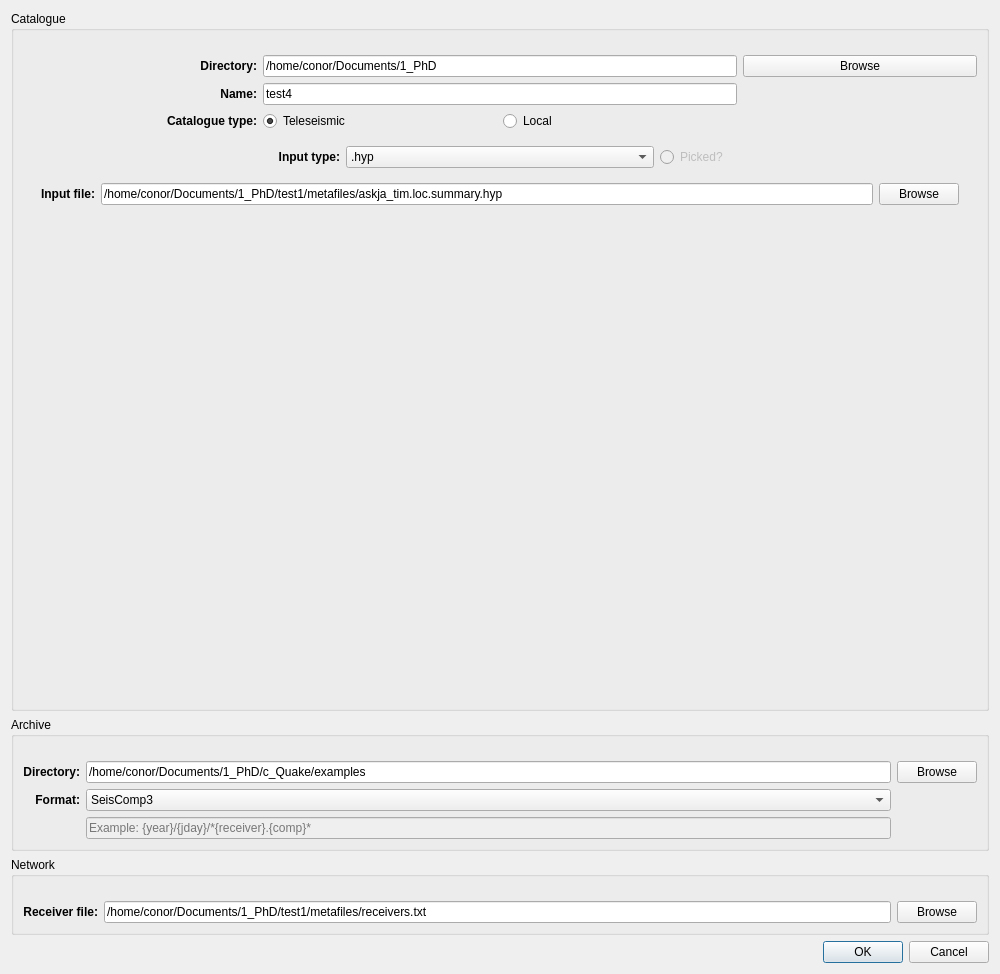
<?xml version="1.0" encoding="UTF-8"?>
<ui version="4.0">
 <class>Dialog</class>
 <widget class="QDialog" name="Dialog">
  <property name="geometry">
   <rect>
    <x>0</x>
    <y>0</y>
    <width>1000</width>
    <height>974</height>
   </rect>
  </property>
  <property name="sizePolicy">
   <sizepolicy hsizetype="Preferred" vsizetype="Preferred">
    <horstretch>0</horstretch>
    <verstretch>0</verstretch>
   </sizepolicy>
  </property>
  <property name="maximumSize">
   <size>
    <width>1000</width>
    <height>1000</height>
   </size>
  </property>
  <property name="windowTitle">
   <string>Dialog</string>
  </property>
  <layout class="QGridLayout" name="gridLayout_2">
   <item row="10" column="1" colspan="3">
    <widget class="QDialogButtonBox" name="uiButtonBox">
     <property name="orientation">
      <enum>Qt::Horizontal</enum>
     </property>
     <property name="standardButtons">
      <set>QDialogButtonBox::Cancel|QDialogButtonBox::Ok</set>
     </property>
     <property name="centerButtons">
      <bool>false</bool>
     </property>
    </widget>
   </item>
   <item row="0" column="0" colspan="4">
    <widget class="QGroupBox" name="groupBox">
     <property name="title">
      <string>Catalogue</string>
     </property>
     <layout class="QGridLayout" name="gridLayout">
      <property name="topMargin">
       <number>24</number>
      </property>
      <item row="1" column="2" colspan="2">
       <widget class="QLineEdit" name="uiCatalogueNameInput">
        <property name="text">
         <string>test4</string>
        </property>
       </widget>
      </item>
      <item row="0" column="2" colspan="2">
       <widget class="QLineEdit" name="uiCatalogueDirectoryInput">
        <property name="text">
         <string>/home/conor/Documents/1_PhD</string>
        </property>
       </widget>
      </item>
      <item row="2" column="3">
       <widget class="QRadioButton" name="uiLocalRadio">
        <property name="text">
         <string>Local</string>
        </property>
       </widget>
      </item>
      <item row="0" column="4">
       <widget class="QPushButton" name="uiCatalogueDirectoryButton">
        <property name="text">
         <string>Browse</string>
        </property>
       </widget>
      </item>
      <item row="2" column="2">
       <widget class="QRadioButton" name="uiTeleseismicRadio">
        <property name="enabled">
         <bool>true</bool>
        </property>
        <property name="text">
         <string>Teleseismic</string>
        </property>
        <property name="checked">
         <bool>true</bool>
        </property>
       </widget>
      </item>
      <item row="3" column="1" colspan="4">
       <widget class="QStackedWidget" name="uiInputTypeStacked">
        <property name="sizePolicy">
         <sizepolicy hsizetype="MinimumExpanding" vsizetype="MinimumExpanding">
          <horstretch>0</horstretch>
          <verstretch>0</verstretch>
         </sizepolicy>
        </property>
        <property name="currentIndex">
         <number>1</number>
        </property>
        <widget class="QWidget" name="uiTeleseismicOptionsPage">
         <layout class="QGridLayout" name="gridLayout_3">
          <item row="1" column="1">
           <widget class="QDateEdit" name="uiEndDateInput">
            <property name="calendarPopup">
             <bool>true</bool>
            </property>
           </widget>
          </item>
          <item row="3" column="0">
           <widget class="QLabel" name="uiMinRadLabel">
            <property name="styleSheet">
             <string notr="true">font-weight: bold;</string>
            </property>
            <property name="text">
             <string>Min. radius:</string>
            </property>
            <property name="alignment">
             <set>Qt::AlignRight|Qt::AlignTrailing|Qt::AlignVCenter</set>
            </property>
           </widget>
          </item>
          <item row="1" column="0">
           <widget class="QLabel" name="uiEndDateLabel">
            <property name="styleSheet">
             <string notr="true">font-weight: bold;</string>
            </property>
            <property name="text">
             <string>End date:</string>
            </property>
            <property name="alignment">
             <set>Qt::AlignRight|Qt::AlignTrailing|Qt::AlignVCenter</set>
            </property>
           </widget>
          </item>
          <item row="0" column="0">
           <widget class="QLabel" name="uiStartDateLabel">
            <property name="styleSheet">
             <string notr="true">font-weight: bold;</string>
            </property>
            <property name="text">
             <string>Start date:</string>
            </property>
            <property name="alignment">
             <set>Qt::AlignRight|Qt::AlignTrailing|Qt::AlignVCenter</set>
            </property>
           </widget>
          </item>
          <item row="2" column="1">
           <widget class="QLineEdit" name="uiMinMagInput">
            <property name="styleSheet">
             <string notr="true"/>
            </property>
           </widget>
          </item>
          <item row="0" column="1">
           <widget class="QDateEdit" name="uiStartDateInput">
            <property name="enabled">
             <bool>true</bool>
            </property>
            <property name="calendarPopup">
             <bool>true</bool>
            </property>
           </widget>
          </item>
          <item row="4" column="0">
           <widget class="QLabel" name="uiMaxRadLabel">
            <property name="styleSheet">
             <string notr="true">font-weight: bold;</string>
            </property>
            <property name="text">
             <string>Max. radius:</string>
            </property>
            <property name="alignment">
             <set>Qt::AlignRight|Qt::AlignTrailing|Qt::AlignVCenter</set>
            </property>
           </widget>
          </item>
          <item row="4" column="1">
           <widget class="QLineEdit" name="uiMaxRadInput"/>
          </item>
          <item row="3" column="1">
           <widget class="QLineEdit" name="uiMinRadInput"/>
          </item>
          <item row="2" column="0">
           <widget class="QLabel" name="uiMinMagLabel">
            <property name="styleSheet">
             <string notr="true">font-weight: bold;</string>
            </property>
            <property name="text">
             <string>Min. Magnitude:</string>
            </property>
            <property name="alignment">
             <set>Qt::AlignRight|Qt::AlignTrailing|Qt::AlignVCenter</set>
            </property>
           </widget>
          </item>
         </layout>
        </widget>
        <widget class="QWidget" name="uiLocalOptionsPage">
         <layout class="QGridLayout" name="gridLayout_4">
          <item row="0" column="2">
           <widget class="QRadioButton" name="uiPickedRadio">
            <property name="enabled">
             <bool>false</bool>
            </property>
            <property name="text">
             <string>Picked?</string>
            </property>
           </widget>
          </item>
          <item row="1" column="0" colspan="3" alignment="Qt::AlignTop">
           <widget class="QStackedWidget" name="uiLocalOptionsStacked">
            <property name="enabled">
             <bool>true</bool>
            </property>
            <property name="sizePolicy">
             <sizepolicy hsizetype="MinimumExpanding" vsizetype="MinimumExpanding">
              <horstretch>0</horstretch>
              <verstretch>0</verstretch>
             </sizepolicy>
            </property>
            <property name="frameShadow">
             <enum>QFrame::Raised</enum>
            </property>
            <property name="currentIndex">
             <number>0</number>
            </property>
            <widget class="QWidget" name="uiLocalFilePage">
             <property name="enabled">
              <bool>true</bool>
             </property>
             <property name="sizePolicy">
              <sizepolicy hsizetype="MinimumExpanding" vsizetype="MinimumExpanding">
               <horstretch>0</horstretch>
               <verstretch>0</verstretch>
              </sizepolicy>
             </property>
             <layout class="QGridLayout" name="gridLayout_7" rowstretch="0" rowminimumheight="0">
              <property name="sizeConstraint">
               <enum>QLayout::SetDefaultConstraint</enum>
              </property>
              <property name="verticalSpacing">
               <number>12</number>
              </property>
              <item row="0" column="0">
               <widget class="QLabel" name="uiLocalFileLabel">
                <property name="enabled">
                 <bool>true</bool>
                </property>
                <property name="font">
                 <font>
                  <weight>75</weight>
                  <bold>true</bold>
                 </font>
                </property>
                <property name="text">
                 <string>Input file:</string>
                </property>
                <property name="alignment">
                 <set>Qt::AlignRight|Qt::AlignTrailing|Qt::AlignVCenter</set>
                </property>
               </widget>
              </item>
              <item row="0" column="1">
               <widget class="QLineEdit" name="uiLocalFileInput">
                <property name="enabled">
                 <bool>true</bool>
                </property>
                <property name="text">
                 <string>/home/conor/Documents/1_PhD/test1/metafiles/askja_tim.loc.summary.hyp</string>
                </property>
                <property name="placeholderText">
                 <string>Accepted formats: .hyp, IRIS</string>
                </property>
               </widget>
              </item>
              <item row="0" column="2">
               <widget class="QPushButton" name="uiLocalFileButton">
                <property name="enabled">
                 <bool>true</bool>
                </property>
                <property name="text">
                 <string>Browse</string>
                </property>
               </widget>
              </item>
             </layout>
            </widget>
            <widget class="QWidget" name="uiLocalPathPage">
             <property name="sizePolicy">
              <sizepolicy hsizetype="MinimumExpanding" vsizetype="MinimumExpanding">
               <horstretch>0</horstretch>
               <verstretch>0</verstretch>
              </sizepolicy>
             </property>
             <layout class="QGridLayout" name="gridLayout_8">
              <item row="0" column="0">
               <widget class="QLabel" name="uiLocalPathLabel">
                <property name="enabled">
                 <bool>true</bool>
                </property>
                <property name="font">
                 <font>
                  <weight>75</weight>
                  <bold>true</bold>
                 </font>
                </property>
                <property name="text">
                 <string>Input path:</string>
                </property>
                <property name="alignment">
                 <set>Qt::AlignRight|Qt::AlignTrailing|Qt::AlignVCenter</set>
                </property>
               </widget>
              </item>
              <item row="0" column="1">
               <widget class="QLineEdit" name="uiLocalPathInput">
                <property name="enabled">
                 <bool>true</bool>
                </property>
                <property name="text">
                 <string/>
                </property>
                <property name="placeholderText">
                 <string>Accepted formats: QuakeMigrate, .nonlinloc</string>
                </property>
               </widget>
              </item>
              <item row="0" column="2">
               <widget class="QPushButton" name="uiLocalPathButton">
                <property name="enabled">
                 <bool>true</bool>
                </property>
                <property name="text">
                 <string>Browse</string>
                </property>
               </widget>
              </item>
             </layout>
            </widget>
           </widget>
          </item>
          <item row="0" column="0">
           <widget class="QLabel" name="uiLocalInputTypeLabel">
            <property name="font">
             <font>
              <weight>75</weight>
              <bold>true</bold>
             </font>
            </property>
            <property name="text">
             <string>Input type:</string>
            </property>
            <property name="alignment">
             <set>Qt::AlignRight|Qt::AlignTrailing|Qt::AlignVCenter</set>
            </property>
           </widget>
          </item>
          <item row="0" column="1">
           <widget class="QComboBox" name="uiLocalInputFormatComboBox">
            <item>
             <property name="text">
              <string>.hyp</string>
             </property>
            </item>
            <item>
             <property name="text">
              <string>.nonlinloc</string>
             </property>
            </item>
            <item>
             <property name="text">
              <string>QuakeMigrate</string>
             </property>
            </item>
            <item>
             <property name="text">
              <string>IRIS</string>
             </property>
            </item>
           </widget>
          </item>
         </layout>
        </widget>
       </widget>
      </item>
      <item row="2" column="1">
       <widget class="QLabel" name="uiCatalogueTypeLabel">
        <property name="styleSheet">
         <string notr="true">font-weight: bold;</string>
        </property>
        <property name="text">
         <string>Catalogue type:</string>
        </property>
        <property name="alignment">
         <set>Qt::AlignRight|Qt::AlignTrailing|Qt::AlignVCenter</set>
        </property>
       </widget>
      </item>
      <item row="1" column="1">
       <widget class="QLabel" name="uiCatalogueNameLabel">
        <property name="styleSheet">
         <string notr="true">font-weight: bold;</string>
        </property>
        <property name="text">
         <string>Name:</string>
        </property>
        <property name="alignment">
         <set>Qt::AlignRight|Qt::AlignTrailing|Qt::AlignVCenter</set>
        </property>
       </widget>
      </item>
      <item row="0" column="1">
       <widget class="QLabel" name="uiCatalogueDirectoryLabel">
        <property name="styleSheet">
         <string notr="true">font-weight: bold;</string>
        </property>
        <property name="text">
         <string>Directory:</string>
        </property>
        <property name="alignment">
         <set>Qt::AlignRight|Qt::AlignTrailing|Qt::AlignVCenter</set>
        </property>
       </widget>
      </item>
     </layout>
    </widget>
   </item>
   <item row="4" column="0" colspan="4">
    <widget class="QGroupBox" name="groupBox_2">
     <property name="title">
      <string>Network</string>
     </property>
     <layout class="QGridLayout" name="gridLayout_5">
      <property name="topMargin">
       <number>24</number>
      </property>
      <item row="0" column="0">
       <widget class="QLabel" name="uiReceiverFileLabel">
        <property name="styleSheet">
         <string notr="true">font-weight: bold;</string>
        </property>
        <property name="text">
         <string>Receiver file:</string>
        </property>
        <property name="alignment">
         <set>Qt::AlignRight|Qt::AlignTrailing|Qt::AlignVCenter</set>
        </property>
       </widget>
      </item>
      <item row="0" column="1">
       <widget class="QLineEdit" name="uiReceiverFileInput">
        <property name="text">
         <string>/home/conor/Documents/1_PhD/test1/metafiles/receivers.txt</string>
        </property>
       </widget>
      </item>
      <item row="0" column="2">
       <widget class="QPushButton" name="uiReceiverFileButton">
        <property name="text">
         <string>Browse</string>
        </property>
       </widget>
      </item>
     </layout>
    </widget>
   </item>
   <item row="1" column="0" colspan="4">
    <widget class="QGroupBox" name="groupBox_3">
     <property name="title">
      <string>Archive</string>
     </property>
     <layout class="QGridLayout" name="gridLayout_6">
      <property name="topMargin">
       <number>24</number>
      </property>
      <item row="0" column="0">
       <widget class="QLabel" name="uiArchiveDirectoryLabel">
        <property name="styleSheet">
         <string notr="true">font-weight: bold;</string>
        </property>
        <property name="text">
         <string>Directory:</string>
        </property>
        <property name="alignment">
         <set>Qt::AlignRight|Qt::AlignTrailing|Qt::AlignVCenter</set>
        </property>
       </widget>
      </item>
      <item row="2" column="1">
       <widget class="QLineEdit" name="uiArchiveFormatInput">
        <property name="enabled">
         <bool>false</bool>
        </property>
        <property name="autoFillBackground">
         <bool>false</bool>
        </property>
        <property name="placeholderText">
         <string>Example: {year}/{jday}/*{receiver}.{comp}*</string>
        </property>
       </widget>
      </item>
      <item row="1" column="1">
       <widget class="QComboBox" name="uiArchiveFormatComboBox">
        <item>
         <property name="text">
          <string>SeisComp3</string>
         </property>
        </item>
        <item>
         <property name="text">
          <string>Cambridge Volcano Seismology</string>
         </property>
        </item>
        <item>
         <property name="text">
          <string>Custom</string>
         </property>
        </item>
       </widget>
      </item>
      <item row="1" column="0">
       <widget class="QLabel" name="uiArchiveFormatLabel">
        <property name="styleSheet">
         <string notr="true">font-weight: bold;</string>
        </property>
        <property name="text">
         <string>Format:</string>
        </property>
        <property name="alignment">
         <set>Qt::AlignRight|Qt::AlignTrailing|Qt::AlignVCenter</set>
        </property>
       </widget>
      </item>
      <item row="0" column="1">
       <widget class="QLineEdit" name="uiArchiveDirectoryInput">
        <property name="text">
         <string>/home/conor/Documents/1_PhD/c_Quake/examples</string>
        </property>
       </widget>
      </item>
      <item row="0" column="2">
       <widget class="QPushButton" name="uiArchiveDirectoryButton">
        <property name="text">
         <string>Browse</string>
        </property>
       </widget>
      </item>
     </layout>
    </widget>
   </item>
  </layout>
 </widget>
 <tabstops>
  <tabstop>uiStartDateInput</tabstop>
  <tabstop>uiEndDateInput</tabstop>
  <tabstop>uiMinMagInput</tabstop>
  <tabstop>uiMinRadInput</tabstop>
  <tabstop>uiMaxRadInput</tabstop>
  <tabstop>uiLocalInputFormatComboBox</tabstop>
  <tabstop>uiPickedRadio</tabstop>
  <tabstop>uiLocalFileInput</tabstop>
  <tabstop>uiLocalFileButton</tabstop>
  <tabstop>uiLocalPathInput</tabstop>
  <tabstop>uiLocalPathButton</tabstop>
 </tabstops>
 <resources/>
 <connections>
  <connection>
   <sender>uiTeleseismicRadio</sender>
   <signal>toggled(bool)</signal>
   <receiver>uiInputTypeStacked</receiver>
   <slot>update()</slot>
   <hints>
    <hint type="sourcelabel">
     <x>365</x>
     <y>299</y>
    </hint>
    <hint type="destinationlabel">
     <x>418</x>
     <y>519</y>
    </hint>
   </hints>
  </connection>
 </connections>
</ui>
